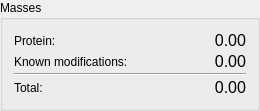
           <widget class="QGroupBox" name="groupBox_3">
            <property name="sizePolicy">
             <sizepolicy hsizetype="Fixed" vsizetype="Preferred">
              <horstretch>0</horstretch>
              <verstretch>0</verstretch>
             </sizepolicy>
            </property>
            <property name="minimumSize">
             <size>
              <width>260</width>
              <height>0</height>
             </size>
            </property>
            <property name="title">
             <string>Masses</string>
            </property>
            <layout class="QGridLayout" name="gridLayout_5">
             <item row="0" column="0">
              <layout class="QGridLayout" name="gridLayout">
               <property name="verticalSpacing">
                <number>2</number>
               </property>
               <item row="2" column="0">
                <widget class="QLabel" name="label_2">
                 <property name="text">
                  <string>Protein:</string>
                 </property>
                </widget>
               </item>
               <item row="2" column="1">
                <widget class="QLabel" name="lbMassProtein">
                 <property name="minimumSize">
                  <size>
                   <width>100</width>
                   <height>0</height>
                  </size>
                 </property>
                 <property name="font">
                  <font>
                   <pointsize>12</pointsize>
                   <weight>50</weight>
                   <bold>false</bold>
                  </font>
                 </property>
                 <property name="text">
                  <string>0.00</string>
                 </property>
                 <property name="alignment">
                  <set>Qt::AlignRight|Qt::AlignTrailing|Qt::AlignVCenter</set>
                 </property>
                </widget>
               </item>
               <item row="3" column="0">
                <widget class="QLabel" name="label">
                 <property name="text">
                  <string>Known modifications:</string>
                 </property>
                </widget>
               </item>
               <item row="3" column="1">
                <widget class="QLabel" name="lbMassMods">
                 <property name="minimumSize">
                  <size>
                   <width>100</width>
                   <height>0</height>
                  </size>
                 </property>
                 <property name="font">
                  <font>
                   <pointsize>12</pointsize>
                  </font>
                 </property>
                 <property name="text">
                  <string>0.00</string>
                 </property>
                 <property name="alignment">
                  <set>Qt::AlignRight|Qt::AlignTrailing|Qt::AlignVCenter</set>
                 </property>
                </widget>
               </item>
               <item row="5" column="0">
                <widget class="QLabel" name="label_4">
                 <property name="text">
                  <string>Total:</string>
                 </property>
                </widget>
               </item>
               <item row="4" column="0" colspan="2">
                <widget class="Line" name="line">
                 <property name="orientation">
                  <enum>Qt::Horizontal</enum>
                 </property>
                </widget>
               </item>
               <item row="5" column="1">
                <widget class="QLabel" name="lbMassTotal">
                 <property name="minimumSize">
                  <size>
                   <width>100</width>
                   <height>0</height>
                  </size>
                 </property>
                 <property name="font">
                  <font>
                   <pointsize>12</pointsize>
                  </font>
                 </property>
                 <property name="text">
                  <string>0.00</string>
                 </property>
                 <property name="alignment">
                  <set>Qt::AlignRight|Qt::AlignTrailing|Qt::AlignVCenter</set>
                 </property>
                </widget>
               </item>
              </layout>
             </item>
            </layout>
           </widget>
